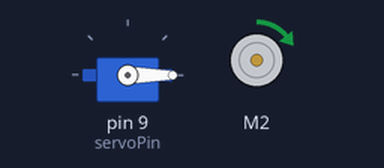
Bench run of a sketch on a simulated Arduino Uno, built with avr-gcc and run on an emulated ATmega328P. Parts: servo, DC motor (green arrow = forward, orange = backward, longer = faster). What the sketch prints to the serial monitor is not drawn.

Above: at 0.05 s.
At 1.55 s:
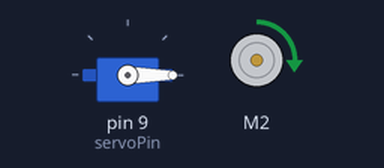
At 5.3 s:
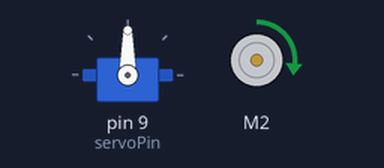
At 10.55 s:
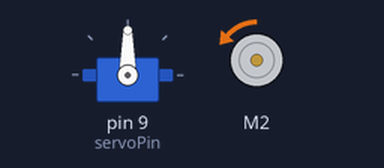
Timing chart, 0 to 15.1 s (numbered marks = the images above):
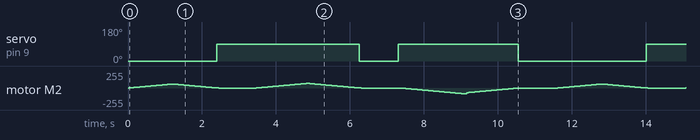

Measured:
- by itself, servo on pin 9 (servoPin): repeats every 11.6 s: 0° 1.1 s, 90° 3.3 s, 0° 3.5 s, 90° 3.9 s
- by itself, motor M2: moves between backward 89/255 and forward 70/255, repeating every 11.6 s

The sketch:

limbo.ino
```cpp
#include <Servo.h>
#include <Wire.h>
#include <Adafruit_MotorShield.h>

// Create the motor shield object with the default I2C address
Adafruit_MotorShield AFMS = Adafruit_MotorShield();
// Or, create it with a different I2C address (say for stacking)
// Adafruit_MotorShield AFMS = Adafruit_MotorShield(0x61);

// Select which 'port' M1, M2, M3 or M4. In this case, M1
Adafruit_DCMotor *myMotor = AFMS.getMotor(2);
// You can also make another motor on port M2
//Adafruit_DCMotor *myOtherMotor = AFMS.getMotor(2);

int servoPin = 9;

Servo limboServo;

void setup() {
  limboServo.attach(servoPin);
  limboServo.write(0);

  Serial.begin(9600);           // set up Serial library at 9600 bps
  Serial.println("Adafruit Motorshield v2 - DC Motor test!");

  AFMS.begin();  // create with the default frequency 1.6KHz
  //AFMS.begin(1000);  // OR with a different frequency, say 1KHz

  // Set the speed to start, from 0 (off) to 255 (max speed)
  myMotor->setSpeed(150);
  myMotor->run(FORWARD);
  // turn on motor
  myMotor->run(RELEASE);
}

void loop() {
  uint8_t i;

  Serial.print("tick");
//go forward
  myMotor->run(FORWARD);
  for (i=0; i<60; i++) {
    myMotor->setSpeed(i);
    delay(20);
  }
  for (i=60; i!=0; i--) {
    myMotor->setSpeed(i);
    delay(20);
  }


   // Make servo go to 90 degrees
   // do limbo position
   limboServo.write(90);
   delay(50);

  Serial.print("tech");
  myMotor->run(RELEASE);
  delay(1000);
// do the limbo
  myMotor->run(FORWARD);
  for (i=0; i<70; i++) {
    myMotor->setSpeed(i);
    delay(20);
  }
  for (i=70; i!=0; i--) {
    myMotor->setSpeed(i);
    delay(20);
  }
   //go back to straight position
  limboServo.write(0);
  delay(50);
  //pause
  Serial.print("tech");
  myMotor->run(RELEASE);
  delay(1000);

//limbo position
  limboServo.write(90);
  delay(50);

  Serial.print("tock");

//go back to do the limbo
  myMotor->run(BACKWARD);
  for (i=0; i<90; i++) {
    myMotor->setSpeed(i);
    delay(20);
  }
  for (i=70; i!=0; i--) {
    myMotor->setSpeed(i);
    delay(20);
  }

//go back to straight position
  limboServo.write(0);
  delay(50);

  Serial.print("tech");
  myMotor->run(RELEASE);
  delay(1000);

  ////////////////////////////////////


}
```
